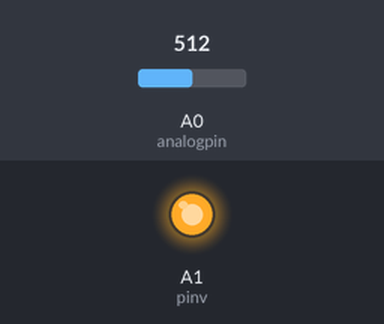
This sketch was run on a simulated Arduino Uno, built with avr-gcc and run on an emulated ATmega328P. Shown: output pins drawn as LEDs (lit = HIGH). The inputs (shaded band) are chosen by the test bench; at power-on: A0 (analogpin) = 512. What the sketch prints to the serial monitor is not drawn.

Above: at 0.1 s.
Timing chart, 0 to 1.6 s (numbered marks = the images above):
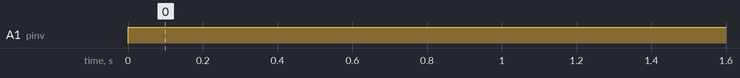

The sketch:

MULTIMETRO.ino
```cpp
int analogpin = A0, pinv=A1 ,volpin=255 , time=500, analogval ;
float v2,vol;
void setup() {
  //Tarjeta arduino como vultimetro
 pinMode(analogpin, INPUT);//Para recibir señales
 pinMode(pinv, OUTPUT);//sacar voltaje
//MONITOR DE ARDUINO
 Serial.begin(9600);//inicializacion de nuestro monitor
}

void loop() {
  analogWrite(pinv,volpin);//Usamos el pin analogico A1 para alimentar
  analogval = analogRead(analogpin);//Lectura analogica
  delay(time);
  v2 = (5.0*analogval)/1023;
  delay(time);
  Serial.println(v2);//imprimir el valor de v2 en el serial

}
```

Measured:
- by itself, A1 (pinv): LOW → HIGH at 0.00 s
